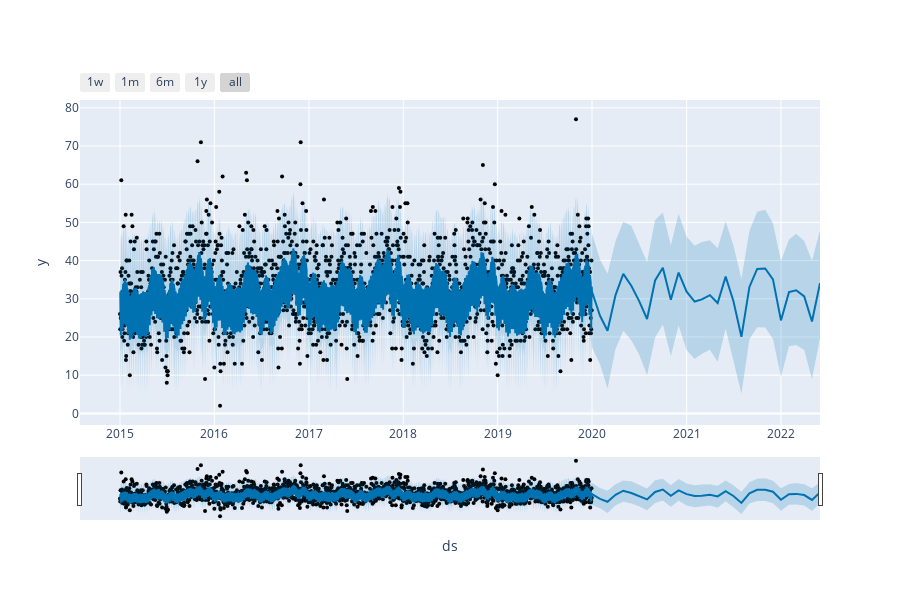

Notebook code for this chart:
### Code cell
plot_plotly(CRI_prohet_model_2019, forecast_CRI_2019)
#plt.title("Timeseries from 2015-2020")

### Figure 1 — Plotly figure (JSON) as saved in the notebook; plotly's stock layout.template omitted (floating-point values rounded to 4 significant figures; data arrays with more than 128 entries replaced by an {"elided": "..."} marker saying what was removed)
{"data": [{"marker": {"color": "black", "size": 4}, "mode": "markers", "name": "Actual", "type": "scatter", "x": {"elided": "1826 str values"}, "y": {"elided": "1826 int values"}}, {"hoverinfo": "skip", "line": {"width": 0}, "mode": "lines", "type": "scatter", "x": {"elided": "1856 str values"}, "y": {"elided": "1856 float values"}}, {"fill": "tonexty", "fillcolor": "rgba(0, 114, 178, 0.2)", "line": {"color": "#0072B2", "width": 2}, "mode": "lines", "name": "Predicted", "type": "scatter", "x": {"elided": "1856 str values"}, "y": {"elided": "1856 float values"}}, {"fill": "tonexty", "fillcolor": "rgba(0, 114, 178, 0.2)", "hoverinfo": "skip", "line": {"width": 0}, "mode": "lines", "type": "scatter", "x": {"elided": "1856 str values"}, "y": {"elided": "1856 float values"}}], "layout": {"height": 600, "showlegend": false, "width": 900, "xaxis": {"rangeselector": {"buttons": [{"count": 7, "label": "1w", "step": "day", "stepmode": "backward"}, {"count": 1, "label": "1m", "step": "month", "stepmode": "backward"}, {"count": 6, "label": "6m", "step": "month", "stepmode": "backward"}, {"count": 1, "label": "1y", "step": "year", "stepmode": "backward"}, {"step": "all"}]}, "rangeslider": {"visible": true}, "title": {"text": "ds"}, "type": "date"}, "yaxis": {"title": {"text": "y"}}}}
